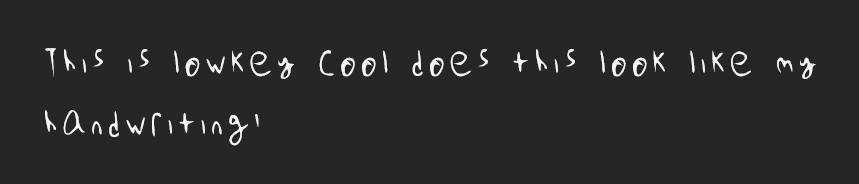
#> input picture test/drawing/test.png, 859 x 184 px
$ python -i t.py   (imports and definitions only)
#> lines starting #> are read from the running program, lines starting #| are printed output that depends on the picture; after the words box and inside, x2 and y2 are one past the last pixel; in counts of white or black regions, pixels touching at a corner belong together

import matplotlib.pyplot as plt
import numpy as np
import io
from PIL import Image

# Data
issues = ['Students feeling disengaged', 'College students dropping out']
percentages = [53, 33]

# Create bar chart
fig, ax = plt.subplots(figsize=(8, 6))
bars = ax.bar(issues, percentages, color=['blue', 'orange'])

# Add title and labels
# [12 lines not run here, left out]

# Convert to PIL image
buf = io.BytesIO()
# [3 lines not run here, left out]

import cv2
import numpy as np

def read_image(img):
    np_img = np.array(img)

    if np_img.ndim == 3:
        return cv2.cvtColor(np_img, cv2.COLOR_RGB2BGR)

    else:
        return np_img

def convert_to_grayscale(image):
    return cv2.cvtColor(image, cv2.COLOR_BGR2GRAY)

def increase_contrast(image):
    return cv2.equalizeHist(image)

def apply_threshold(image):
    gray_image = convert_to_grayscale(image)
    contrast_image = increase_contrast(gray_image)

    thresh = cv2.adaptiveThreshold(
        contrast_image,
        255,
        cv2.ADAPTIVE_THRESH_GAUSSIAN_C,
        cv2.THRESH_BINARY_INV,
        11,
        2
    )

    kernel = cv2.getStructuringElement(cv2.MORPH_RECT, (2, 2))
    thresh = cv2.morphologyEx(thresh, cv2.MORPH_OPEN, kernel)

    return thresh

def find_contours(thresh_image):
    contours, hierarchy = cv2.findContours(thresh_image, cv2.RETR_LIST, cv2.CHAIN_APPROX_NONE)
    return contours, hierarchy

def get_contour_start_y(contour):
    return contour[0][0][1]

def get_contour_start_x(contour):
    return contour[0][0][0]

def sort_contours(contours):
    contours = sorted(contours, key=lambda c: get_contour_start_x(c))
    sorted_contours = []
    current_line = []
    current_y = None

    for contour in contours:
        contour_y = get_contour_start_y(contour)
        if current_y is None:
            current_y = contour_y
        if abs(contour_y - current_y) > 10:
            current_line = sorted(current_line, key=lambda c: get_contour_start_x(c))
            sorted_contours.extend(current_line)
            current_line = [contour]
            current_y = contour_y
        else:
            current_line.append(contour)

    if current_line:
        current_line = sorted(current_line, key=lambda c: get_contour_start_x(c))
        sorted_contours.extend(current_line)

    return sorted_contours

def get_contour_coordinates(contours, x_offset, y_offset):
    coords = []
    for contour in contours:
        for point in contour:
            coords.append((point[0][0] + x_offset, point[0][1] + y_offset))
    return coords

def draw_contours(image, contours):
    image = cv2.drawContours(image, contours, -1, (0, 255, 0), 1)
    cv2.imshow('Contours', image)
    cv2.waitKey(0)
    return image

def get_coordinates_from_processed_img(img, x_offset=0, y_offset=0):
    image = read_image(img)
    thresh_image = apply_threshold(image)
    contours, hierarchy = find_contours(thresh_image)
    sorted_contours = sort_contours(contours)
    coords = get_contour_coordinates(sorted_contours, x_offset, y_offset)

    # draw_contours(image, contours)
    print(coords)
    return coords

# [1 line not run here, left out]

>>> import cv2
>>> picture = cv2.cvtColor(cv2.imread('test/drawing/test.png'), cv2.COLOR_BGR2RGB)
#> picture is the input picture: shape (184, 859, 3); min 38, max 246, mean 43
>>> result = get_coordinates_from_processed_img(picture)
#> in increase_contrast, `return cv2.equalizeHist(image)`:
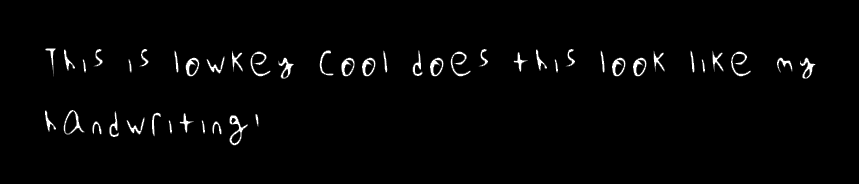
#> returned value: shape (184, 859); min 0, max 255, mean 4.8
#> in apply_threshold, `thresh = cv2.adaptiveThreshold( contrast_image, 255, cv2.ADAPTIVE_THRE..`:
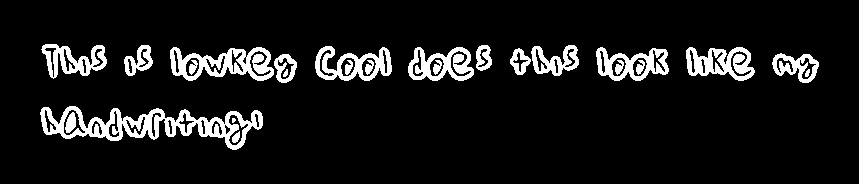
#> thresh: shape (184, 859); 9.5% white; 24 white regions (1 under 20 px), largest, box (x1, y1, x2, y2) and area: (40, 106, 263, 150) 3496, (170, 47, 274, 81) 1826, (686, 47, 755, 81) 1344
#> in apply_threshold, `thresh = cv2.morphologyEx(thresh, cv2.MORPH_OPEN, kernel)`:
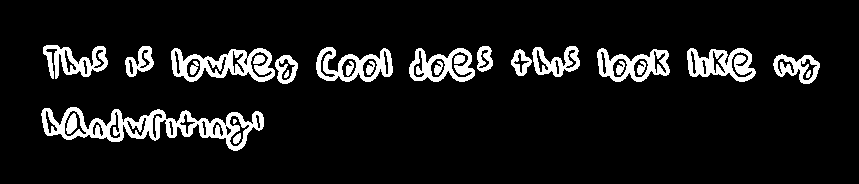
#> thresh: shape (184, 859); 9.4% white; 26 white regions (1 under 20 px)
#> in find_contours, `contours, hierarchy = cv2.findContours(thresh_image, cv2.RETR_LIST, cv..`: contours = 73 contours, 3 with area under 20; largest, box (x1, y1, x2, y2) and area: (41, 107, 264, 151) 4313, (171, 48, 275, 82) 2252, (316, 47, 393, 82) 1653, (597, 48, 670, 82) 1585, (409, 48, 475, 82) 1544
#> the loop in sort_contours, `for contour in contours:` made 73 passes
#> (contour_y, current_y) on passes 1, 2, 4, 7, 8, 9, 10, 11, 12, 13, 14, 15: (111, 111), (45, 45), (107, 107), (60, 60), (122, 122), (50, 50), (112, 112), (60, 60), (46, 46), (118, 118), (50, 50), (114, 114)
#> contour_y on passes 3, 5, 6, 16, 18, 21: 50, 111, 113, 121, 48, 61
#> after the loop in sort_contours, `for contour in contours:`: current_line = 7 contours, 1 with area under 20; largest, box (x1, y1, x2, y2) and area: (773, 54, 820, 84) 844, (731, 51, 753, 78) 194, (800, 58, 818, 81) 184, (712, 50, 726, 74) 127, (777, 58, 795, 75) 122, (701, 59, 707, 75) 44; current_y = 60; sorted_contours = 66 contours, 2 with area under 20; largest, box (x1, y1, x2, y2) and area: (41, 107, 264, 151) 4313, (171, 48, 275, 82) 2252, (316, 47, 393, 82) 1653, (597, 48, 670, 82) 1585, (409, 48, 475, 82) 1544
#> in get_coordinates_from_processed_img, `sorted_contours = sort_contours(contours)`: sorted_contours has the same summary as contours in find_contours
#> the loop in get_contour_coordinates, `for contour in contours:` made 73 passes
#> after the loop in get_contour_coordinates, `for contour in contours:`: coords = 5896 pairs, first value 41 to 819, second value 45 to 150
#> (printed output is left out)
#> result has the same summary as coords in get_contour_coordinates
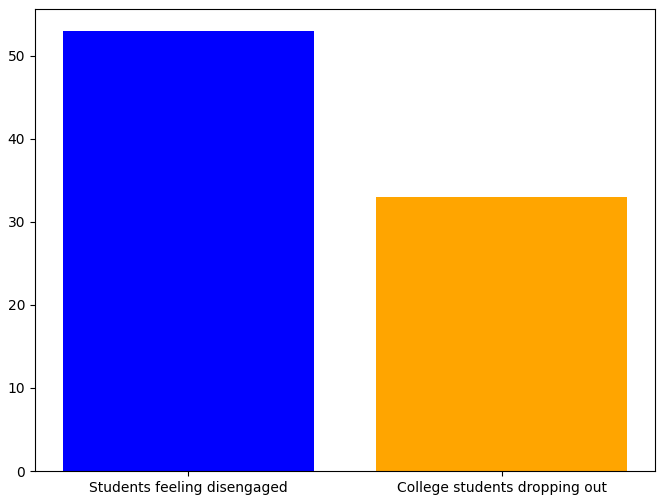
#> figure drawn by matplotlib, 1 panel
